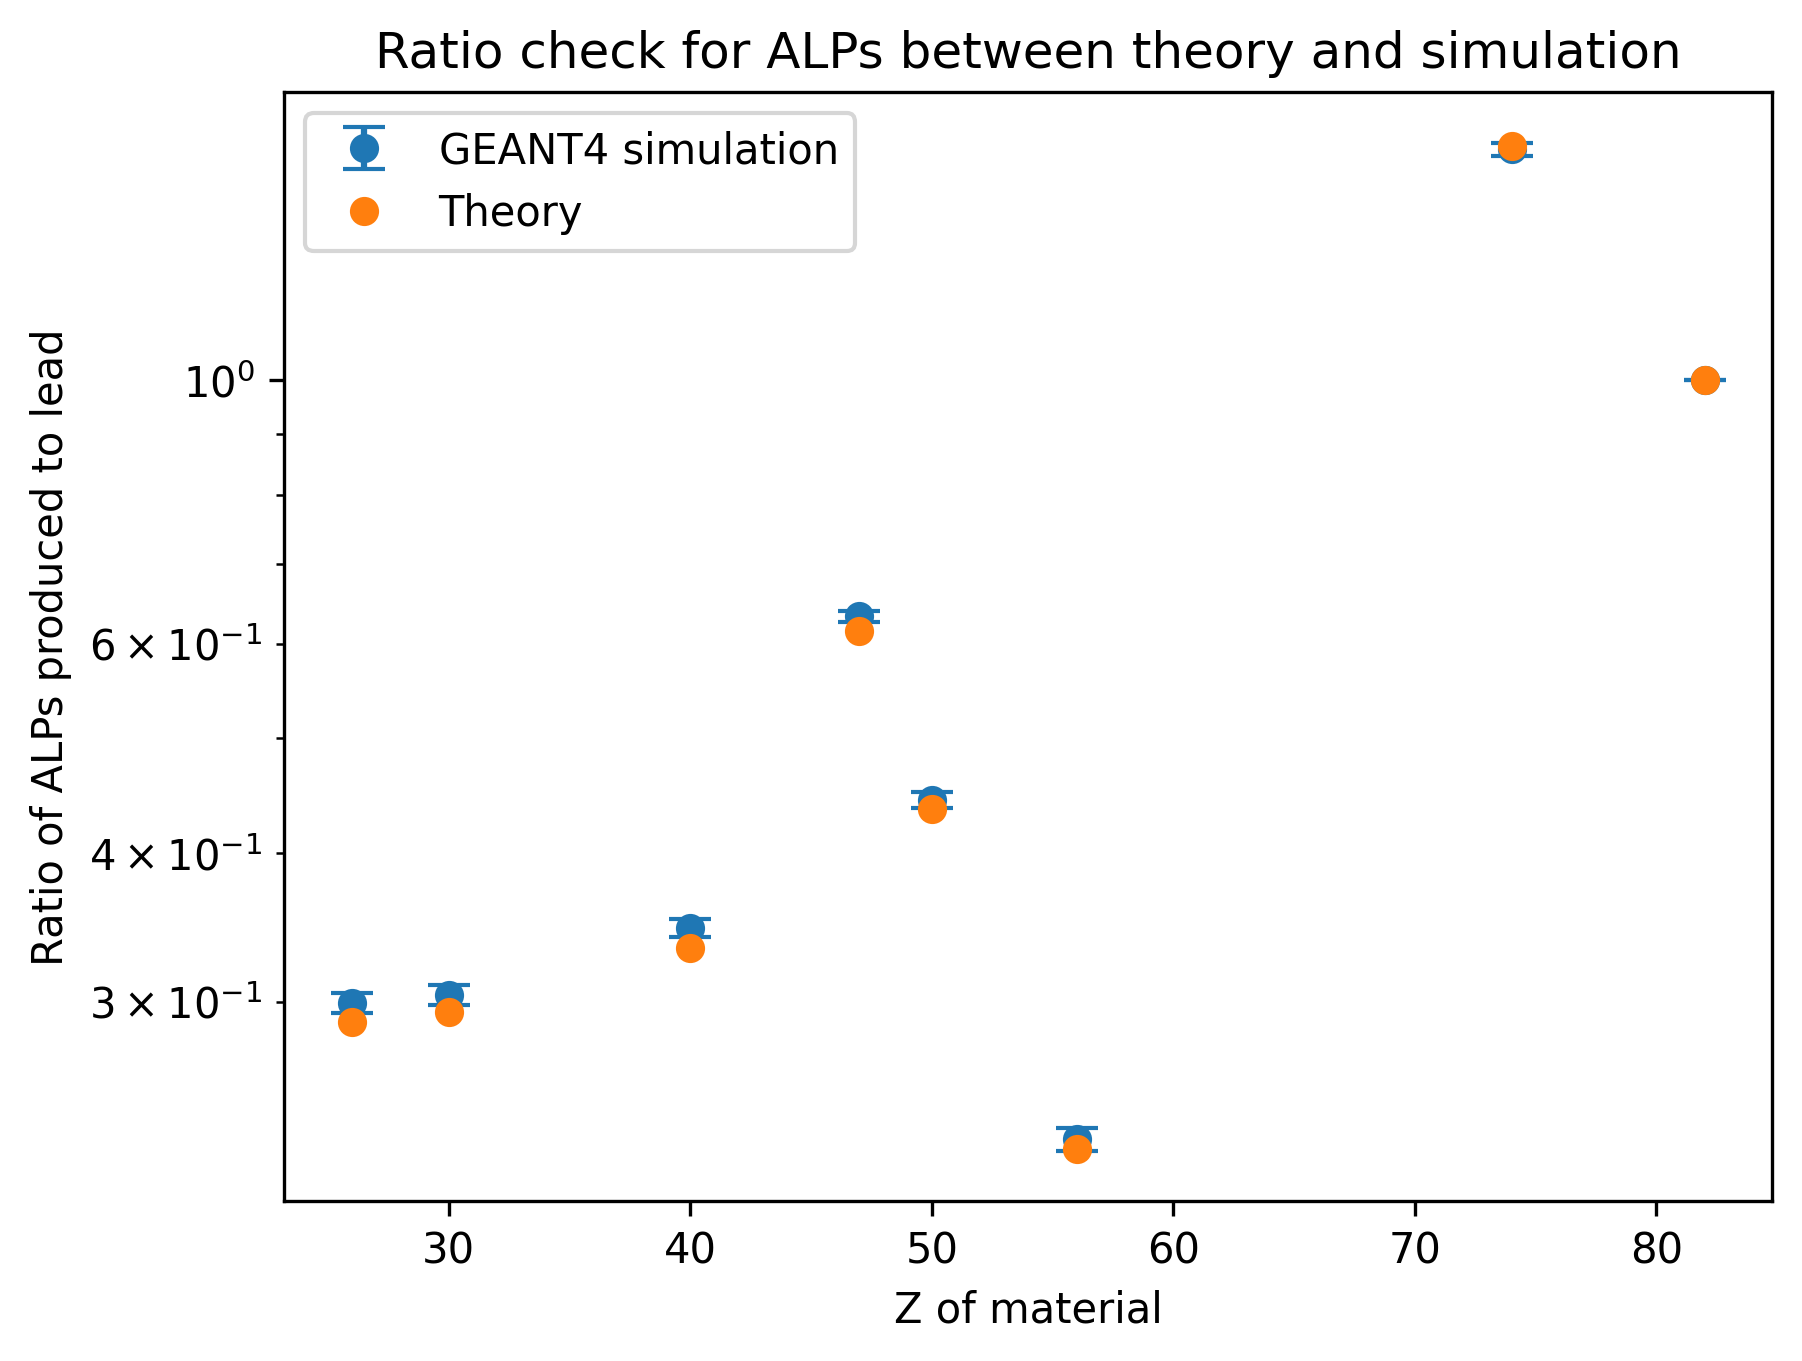

Reproduce this figure in Python.
import matplotlib.pyplot as plt


#below is GEANT4 simulation of ALPs simulation 

ALP_produced_ratio_to_lead = [1 , 0.335154827 , 1.58287796 , 0.361566485 , 0.661202186] #ALP produced

Error_associated_to_lead = [0, 0.061,0.19,0.06 , 0.103]

#####

ALPs_production_theortical_ratio = [1, 0.28826946 , 1.571307595 , 0.29371734 , 0.615196786, 0.43563989 ,0.332585052, 0.225539415]

Z = [82 ,26 ,74 ,30 ,47 ,50 ,40 ,56 ]


# This is updated after running 1 million events 

ALP_produced_ratio_to_lead = [1 , 0.299234579 , 1.562449347 , 0.304007204 , 0.63241783 , 0.443133724 , 0.346150383 ,0.229716344] #ALP produced

Error_associated_sim = [0 ,0.006 ,0.02 ,0.006 ,0.007 ,0.007 ,0.006 ,0.005]



plt.figure()

# Plot experimental data with error bars
plt.errorbar(Z, ALP_produced_ratio_to_lead, yerr=Error_associated_sim, fmt='o', capsize=5, label='GEANT4 simulation')
plt.errorbar(Z, ALPs_production_theortical_ratio, fmt='o', capsize=5, label='Theory')


plt.xlabel('Z of material')
plt.ylabel('Ratio of ALPs produced to lead')
plt.title('Ratio check for ALPs between theory and simulation')

plt.yscale('log')
plt.legend()

plt.savefig("Alpratio.png", dpi=300, bbox_inches='tight')

plt.show()




### -------------------------------------------------------------  ### 

ALP_sim = [
    1.1105E-08,
    3.323E-09,
    1.7351E-08,
    3.376E-09,
    7.023E-09,
    4.921E-09,
    3.844E-09,
    2.551E-09
]

ALP_sim_error = [
    1.0538E-10,
    5.76455E-11,
    1.31723E-10,
    5.81034E-11,
    8.38033E-11,
    7.01498E-11,
    6.2E-11,
    5.05074E-11
]

theory = [
    1.12502E-08,
    3.24308E-09,
    1.77005E-08,
    3.30437E-09,
    6.92106E-09,
    4.90102E-09,
    3.74164E-09,
    2.53735E-09
]


plt.figure()

# Plot experimental data with error bars
plt.errorbar(Z, ALP_sim, yerr=ALP_sim_error, fmt='o', capsize=5, label='Simulation')
plt.errorbar(Z, theory, fmt='o', capsize=5, label='Theory')


plt.xlabel('Z of material')
plt.ylabel('Probability of ALPs being produced')
plt.title('Comparison of Probability of ALPs being produced for theory and simulation')

plt.yscale('log')
plt.legend()

plt.savefig("Al_probability.png", dpi=300, bbox_inches='tight')

plt.show()
